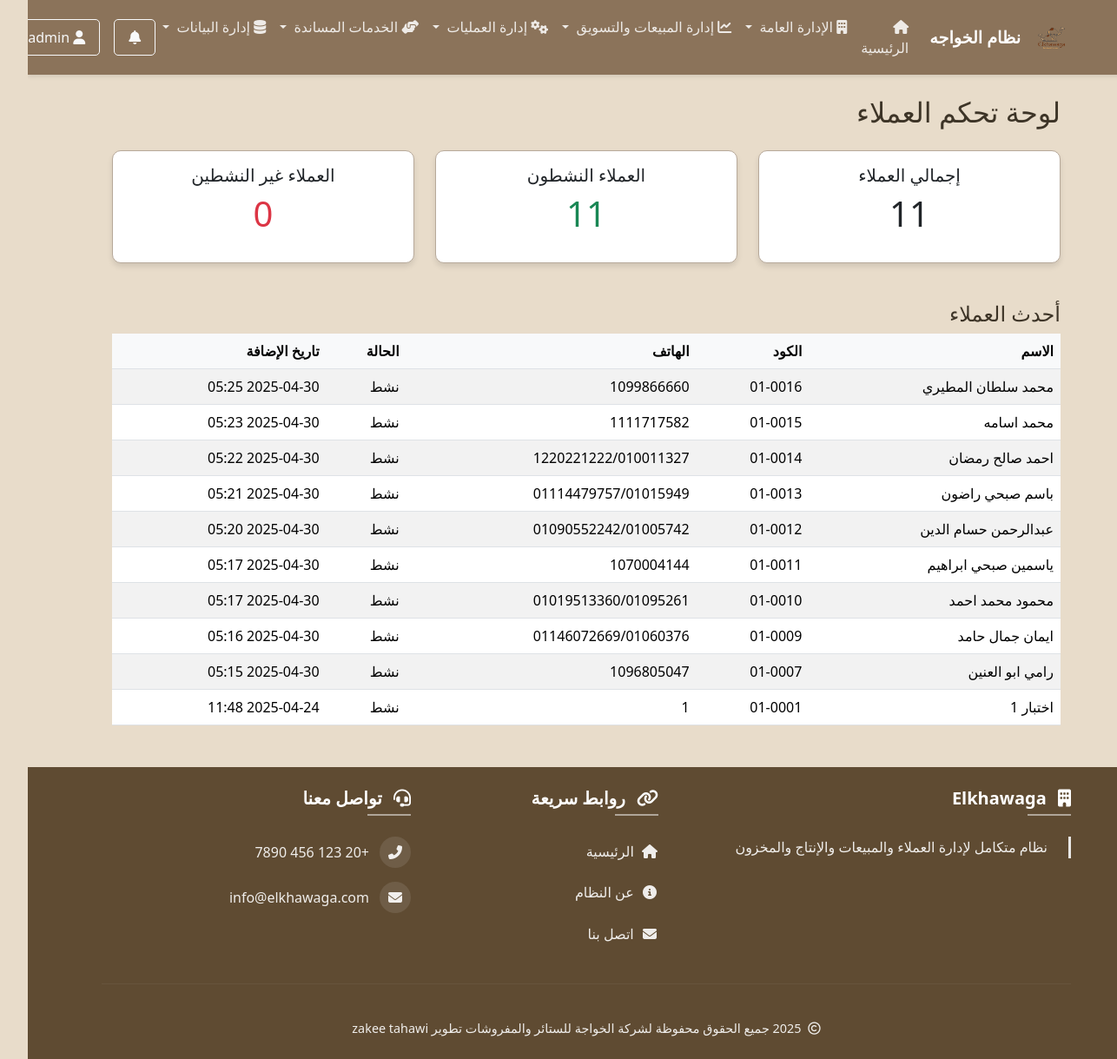
/customers/dashboard/ (signed in), run on the app's committed database.
### accounts/models.py (models this page shows, shortened)
class Department(models.Model):
    DEPARTMENT_TYPE_CHOICES = [
        ('administration', 'إدارة'),
        ('department', 'قسم'),
        ('unit', 'وحدة'),
    ]
    name = models.CharField(max_length=100, verbose_name='الاسم')
    code = models.CharField(max_length=50, unique=True, verbose_name='الرمز')
    department_type = models.CharField(
        max_length=20,
        choices=DEPARTMENT_TYPE_CHOICES,
        default='department',
        verbose_name='النوع'
    )
    description = models.TextField(blank=True, null=True, verbose_name='الوصف')
    icon = models.CharField(max_length=50, blank=True, null=True, help_text='Font Awesome icon name', verbose_name='الأيقونة')
    url_name = models.CharField(max_length=100, blank=True, null=True, verbose_name='اسم الرابط')
    is_active = models.BooleanField(default=True, verbose_name='نشط')
    order = models.PositiveIntegerField(default=0, verbose_name='الترتيب')
    parent = models.ForeignKey(
        'self',
        on_delete=models.CASCADE,
        null=True,
        blank=True,
        related_name='children',
        verbose_name='القسم الرئيسي'
    )
    has_pages = models.BooleanField(
        default=False,
        verbose_name='يحتوي على صفحات',
        help_text='حدد هذا الخيار إذا كان هذا القسم يحتوي على صفحات متعددة'
    )
    manager = models.ForeignKey(
        'accounts.User',
        on_delete=models.SET_NULL,
        null=True,
        blank=True,
        related_name='managed_departments',
        verbose_name='المدير'
    )
    class Meta:
        verbose_name = 'قسم'
        verbose_name_plural = 'الأقسام'
        ordering = ['order', 'name']

class User(AbstractUser):
    image = models.ImageField(upload_to='users/', verbose_name=_('صورة المستخدم'), blank=True, null=True)
    phone = models.CharField(max_length=20, verbose_name=_('رقم الهاتف'), blank=True)
    branch = models.ForeignKey('Branch', on_delete=models.SET_NULL, null=True, blank=True, related_name='users', verbose_name=_('الفرع'))
    departments = models.ManyToManyField('Department', blank=True, related_name='users', verbose_name=_('الأقسام'))
    is_inspection_technician = models.BooleanField(default=False, verbose_name=_('فني معاينة'))
    class Meta:
        verbose_name = _('مستخدم')
        verbose_name_plural = _('المستخدمين')

class FooterSettings(models.Model):
    left_column_title = models.CharField(max_length=100, default='عن الشركة', verbose_name='عنوان العمود الأيسر')
    left_column_text = models.TextField(default='نظام متكامل لإدارة العملاء والمبيعات والإنتاج والمخزون', verbose_name='نص العمود الأيسر')
    middle_column_title = models.CharField(max_length=100, default='روابط سريعة', verbose_name='عنوان العمود الأوسط')
    right_column_title = models.CharField(max_length=100, default='تواصل معنا', verbose_name='عنوان العمود الأيمن')
    class Meta:
        verbose_name = 'إعدادات تذييل الصفحة'
        verbose_name_plural = 'إعدادات تذييل الصفحة'

class CompanyInfo(models.Model):
    version = models.CharField(max_length=50, blank=True, default='1.0.0', verbose_name='إصدار النظام', editable=False)
    release_date = models.CharField(max_length=50, blank=True, default='2025-04-30', verbose_name='تاريخ الإطلاق', editable=False)
    developer = models.CharField(max_length=100, blank=True, default='zakee tahawi', verbose_name='المطور', editable=False)
    working_hours = models.CharField(max_length=100, blank=True, default='', verbose_name='ساعات العمل')
    name = models.CharField(max_length=200, default='Elkhawaga', verbose_name='اسم الشركة')
    copyright_text = models.CharField(
        max_length=255,
        default='جميع الحقوق محفوظة لشركة الخواجة للستائر والمفروشات تطوير zakee tahawi',
        verbose_name='نص حقوق النشر',
        blank=True
    )
    logo = models.ImageField(upload_to='company_logos/', null=True, blank=True)
    address = models.TextField(blank=True, null=True)
    phone = models.CharField(max_length=20, blank=True, null=True)
    email = models.EmailField(blank=True, null=True)
    tax_number = models.CharField(max_length=50, blank=True, null=True)
    commercial_register = models.CharField(max_length=50, blank=True, null=True)
    website = models.URLField(blank=True, null=True)
    social_links = models.JSONField(blank=True, null=True)
    description = models.TextField(blank=True, null=True)
    facebook = models.URLField(blank=True, null=True)
    twitter = models.URLField(blank=True, null=True)
    instagram = models.URLField(blank=True, null=True)
    linkedin = models.URLField(blank=True, null=True)
    about = models.TextField(blank=True, null=True)
    vision = models.TextField(blank=True, null=True)
    mission = models.TextField(blank=True, null=True)
    primary_color = models.CharField(max_length=20, blank=True, null=True)
    secondary_color = models.CharField(max_length=20, blank=True, null=True)
    accent_color = models.CharField(max_length=20, blank=True, null=True)
    class Meta:
        verbose_name = 'معلومات الشركة'
        verbose_name_plural = 'معلومات الشركة'

### customers/models.py (models this page shows, shortened)
class Customer(models.Model):
    STATUS_CHOICES = [
        ('active', _('نشط')),
        ('inactive', _('غير نشط')),
        ('blocked', _('محظور')),
    ]
    CUSTOMER_TYPE_CHOICES = [
        ('retail', _('أفراد')),
        ('wholesale', _('جملة')),
        ('corporate', _('شركات')),
    ]
    code = models.CharField(_('كود العميل'), max_length=10, unique=True, blank=True)
    image = models.ImageField(
        _('صورة العميل'),
        upload_to='customers/images/%Y/%m/',
        blank=True,
        null=True
    )
    category = models.ForeignKey(
        CustomerCategory,
        on_delete=models.SET_NULL,
        null=True,
        blank=True,
        related_name='customers',
        verbose_name=_('تصنيف العميل')
    )
    customer_type = models.CharField(
        _('نوع العميل'),
        max_length=10,
        choices=CUSTOMER_TYPE_CHOICES,
        default='retail'
    )
    name = models.CharField(_('اسم العميل'), max_length=200)
    branch = models.ForeignKey(
        Branch,
        on_delete=models.PROTECT,
        related_name='customers',
        verbose_name=_('الفرع'),
        null=True,
        blank=True
    )
    phone = models.CharField(_('رقم الهاتف'), max_length=20)
    email = models.EmailField(_('البريد الإلكتروني'), blank=True, null=True)
    address = models.TextField(_('العنوان'))
    status = models.CharField(
        _('الحالة'),
        max_length=10,
        choices=STATUS_CHOICES,
        default='active'
    )
    notes = models.TextField(_('ملاحظات'), blank=True)
    created_by = models.ForeignKey(
        User,
        on_delete=models.SET_NULL,
        null=True,
        related_name='customers_created',
        verbose_name=_('تم الإنشاء بواسطة')
    )
    created_at = models.DateTimeField(_('تاريخ الإنشاء'), auto_now_add=True)
    updated_at = models.DateTimeField(_('تاريخ التحديث'), auto_now=True)
    class Meta:
        verbose_name = _('عميل')
        verbose_name_plural = _('سجل العملاء')
        ordering = ['-created_at']

### customers/views.py (the view)
# urls.py: path('dashboard/', CustomerDashboardView.as_view(), name='dashboard'),
class CustomerDashboardView(LoginRequiredMixin, TemplateView):
    template_name = 'customers/dashboard.html'
    def get_context_data(self, **kwargs):
        context = super().get_context_data(**kwargs)
        user = self.request.user
        if user.is_superuser:
            customers = Customer.objects.all()
        else:
            customers = Customer.objects.filter(branch=user.branch) if hasattr(user, 'branch') else Customer.objects.none()
        context['total_customers'] = customers.count()
        context['active_customers'] = customers.filter(status='active').count()
        context['inactive_customers'] = customers.filter(status='inactive').count()
        context['recent_customers'] = customers.order_by('-created_at')[:10]
        return context

### customers/templates/customers/dashboard.html (shortened to what this page needs)
{% extends 'base.html' %}
{% block content %}
<div class="container">
    <h2 class="my-4">لوحة تحكم العملاء</h2>
    <div class="row mb-4">
        <div class="col-md-4">
            <div class="card text-center">
                <div class="card-body">
                    <h5 class="card-title">إجمالي العملاء</h5>
                    <p class="display-6">{{ total_customers }}</p>
                </div>
            </div>
        </div>
        <div class="col-md-4">
            <div class="card text-center">
                <div class="card-body">
                    <h5 class="card-title">العملاء النشطون</h5>
                    <p class="display-6 text-success">{{ active_customers }}</p>
                </div>
            </div>
        </div>
        <div class="col-md-4">
            <div class="card text-center">
                <div class="card-body">
                    <h5 class="card-title">العملاء غير النشطين</h5>
                    <p class="display-6 text-danger">{{ inactive_customers }}</p>
                </div>
            </div>
        </div>
    </div>
    <h4>أحدث العملاء</h4>
    <table class="table table-striped">
        <thead>
            <tr>
                <th>الاسم</th>
                <th>الكود</th>
                <th>الهاتف</th>
                <th>الحالة</th>
                <th>تاريخ الإضافة</th>
            </tr>
        </thead>
        <tbody>
            {% for customer in recent_customers %}
            <tr>
                <td>{{ customer.name }}</td>
                <td>{{ customer.code }}</td>
                <td>{{ customer.phone }}</td>
                <td>{{ customer.get_status_display }}</td>
                <td>{{ customer.created_at|date:"Y-m-d H:i" }}</td>
            </tr>
            {% empty %}
            <tr><td colspan="5">لا يوجد عملاء حديثاً.</td></tr>
            {% endfor %}
        </tbody>
    </table>
</div>
{% endblock %}

### templates/base.html (shortened to what this page needs)
<!DOCTYPE html>
{% load static %}
<html lang="ar" dir="rtl">
<head>
    <link rel="stylesheet" href="{% static 'css/bootstrap.rtl.min.css' %}">
    <link rel="stylesheet" href="{% static 'css/fontawesome.min.css' %}">
    <link rel="stylesheet" href="{% static 'css/style.css' %}">
</head>
<body>
    <nav class="navbar navbar-expand-lg navbar-dark bg-primary">
        <div class="container">
            <a class="navbar-brand" href="{% url 'home' %}">
                <div class="d-flex align-items-center">
                    <img src="{% static 'img/logo.png' %}" alt="شعار النظام" class="logo-img">
                    <span class="ms-2 d-none d-sm-inline">نظام الخواجه</span>
                </div>
            </a>
            <div class="collapse navbar-collapse" id="navbarNav">
                <ul class="navbar-nav me-auto mb-2 mb-lg-0">
                    <li class="nav-item">
                        <a class="nav-link" href="{% url 'home' %}"><i class="fas fa-home"></i> الرئيسية</a>
                    </li>
                    {% if user.is_superuser %}
                        {% for dept in parent_departments %}
                            {% if dept.children.count > 0 or dept.has_pages %}
                                <li class="nav-item dropdown">
                                    <a class="nav-link dropdown-toggle" href="#" id="dept{{ dept.id }}Dropdown" role="button" data-bs-toggle="dropdown" aria-expanded="false">
                                        <i class="{{ dept.icon }}"></i> {{ dept.name }}
                                    </a>
                                </li>
                            {% endif %}
                        {% endfor %}
                        <li class="nav-item dropdown">
                            <a class="nav-link dropdown-toggle" href="#" id="dataManagementDropdown" role="button" data-bs-toggle="dropdown" aria-expanded="false">
                                <i class="fas fa-database"></i> إدارة البيانات
                            </a>
                        </li>
                    {% endif %}
                </ul>
                <div class="d-flex align-items-center ms-auto">
                    {% if user.is_authenticated %}
                    <div class="dropdown me-3">
                        <button class="btn btn-outline-light position-relative" type="button" id="notificationsDropdown" data-bs-toggle="dropdown" aria-expanded="false">
                            <i class="fas fa-bell"></i>
                        </button>
                    </div>
                    <div class="dropdown">
                        <button class="btn btn-outline-light dropdown-toggle" type="button" id="userDropdown" data-bs-toggle="dropdown" aria-expanded="false">
                            <i class="fas fa-user"></i> {{ user.get_full_name|default:user.username }}
                        </button>
                    </div>
                    {% else %}
                    <a href="{% url 'accounts:login' %}" class="btn btn-outline-light"><i class="fas fa-sign-in-alt"></i> تسجيل الدخول</a>
                    {% endif %}
                </div>
            </div>
        </div>
    </nav>
    <main class="container mt-4">
        {% block content %}{% endblock %}
    </main>
    <footer class="footer-area text-white mt-5 py-4" style="background-color: var(--accent);">
        <div class="container">
            <div class="row">
                <div class="col-md-5">
                    <h5 class="footer-title">
                        <i class="fas fa-building me-2"></i>
                        {{ footer_settings.left_column_title|default:company_info.name }}
                    </h5>
                    <p class="footer-description ps-4 border-start border-3 border-light">
                        {{ footer_settings.left_column_text|default:company_info.description }}
                    </p>
                </div>
                <div class="col-md-3">
                    <h5 class="footer-title">
                        <i class="fas fa-link me-2"></i>
                        {{ footer_settings.middle_column_title|default:"روابط سريعة" }}
                    </h5>
                    <ul class="footer-links">
                        <li>
                            <a href="{% url 'home' %}" class="footer-link">
                                <i class="fas fa-home fa-fw me-1"></i> الرئيسية
                            </a>
                        </li>
                        <li>
                            <a href="{% url 'about' %}" class="footer-link">
                                <i class="fas fa-info-circle fa-fw me-1"></i> عن النظام
                            </a>
                        </li>
                        <li>
                            <a href="{% url 'contact' %}" class="footer-link">
                                <i class="fas fa-envelope fa-fw me-1"></i> اتصل بنا
                            </a>
                        </li>
                    </ul>
                </div>
                <div class="col-md-4">
                    <h5 class="footer-title">
                        <i class="fas fa-headset me-2"></i>
                        {{ footer_settings.right_column_title|default:"تواصل معنا" }}
                    </h5>
                    <ul class="footer-contact-info">
                        <li>
                            <a href="tel:{{ company_info.phone|default:'+20 123 456 7890' }}" class="footer-contact-item">
                                <span class="icon-circle">
                                    <i class="fas fa-phone-alt"></i>
                                </span>
                                <span>{{ company_info.phone|default:"+20 123 456 7890" }}</span>
                            </a>
                        </li>
                        <li>
                            <a href="mailto:{{ company_info.email|default:'info@elkhawaga.com' }}" class="footer-contact-item">
                                <span class="icon-circle">
                                    <i class="fas fa-envelope"></i>
                                </span>
                                <span>{{ company_info.email|default:"info@elkhawaga.com" }}</span>
                            </a>
                        </li>
                    </ul>
                </div>
            </div>
            <hr class="footer-divider">
            <div class="text-center footer-bottom">
                <p class="copyright-text mb-0">
                    <i class="far fa-copyright me-1"></i>
                    {{ current_year }}
                    {{ company_info.copyright_text|default:"جميع الحقوق محفوظة لشركة الخواجة للستائر والمفروشات - تطوير zakee tahawi" }}
                </p>
            </div>
        </div>
    </footer>
</body>
</html>

### data on the page
Department: name "الإدارة العامة"
Department: name "إدارة المبيعات والتسويق"
Department: name "إدارة العمليات"
Department: name "الخدمات المساندة"
User: get_full_name "admin…"
Customer: name "محمد سلطان المطيري", code "01-0016", phone "1099866660", status "نشط", created_at "2025-04-30 05:25"
Customer: name "محمد اسامه", code "01-0015", phone "1111717582", status "نشط", created_at "2025-04-30 05:23"
Customer: name "احمد صالح رمضان", code "01-0014", phone "1220221222/010011327", status "نشط", created_at "2025-04-30 05:22"
Customer: name "باسم صبحي راضون", code "01-0013", phone "01114479757/01015949", status "نشط", created_at "2025-04-30 05:21"
Customer: name "عبدالرحمن حسام الدين", code "01-0012", phone "01090552242/01005742", status "نشط", created_at "2025-04-30 05:20"
Customer: name "ياسمين صبحي ابراهيم", code "01-0011", phone "1070004144", status "نشط", created_at "2025-04-30 05:17"
Customer: name "محمود محمد احمد", code "01-0010", phone "01019513360/01095261", status "نشط", created_at "2025-04-30 05:17"
Customer: name "ايمان جمال حامد", code "01-0009", phone "01146072669/01060376", status "نشط", created_at "2025-04-30 05:16"
Customer: name "رامي ابو العنين", code "01-0007", phone "1096805047", status "نشط", created_at "2025-04-30 05:15"
Customer: code "01-0001", status "نشط", created_at "2025-04-24 11:48"
FooterSettings: left_column_title "Elkhawaga", left_column_text "نظام متكامل لإدارة العملاء والمبيعات والإنتاج والمخزون", middle_column_title "روابط سريعة", right_column_title "تواصل معنا"
CompanyInfo: phone "+20 123 456 7890", email "info@elkhawaga.com", copyright_text "جميع الحقوق محفوظة لشركة الخواجة للستائر والمفروشات تطوير zakee tahawi"

### other printed values
{{ total_customers }} "11"
{{ active_customers }} "11"
